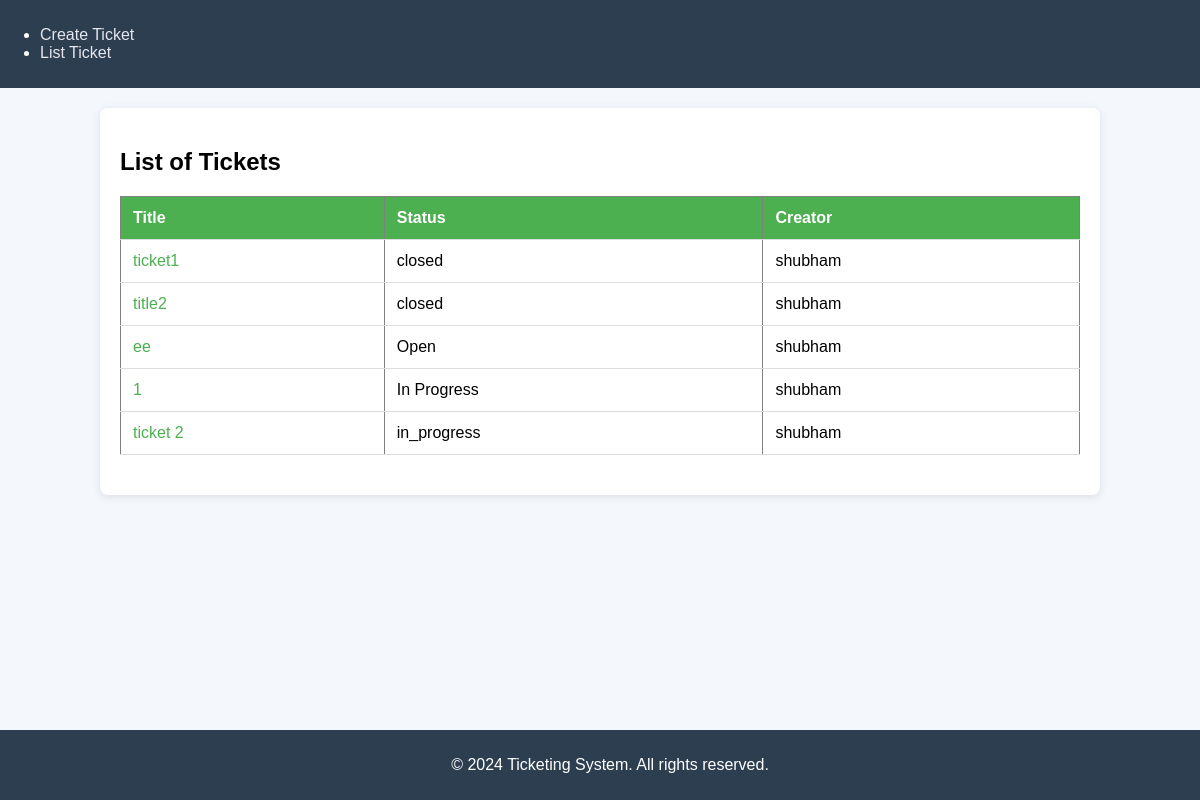
The app's page /tickets/list_ticket/, older data.
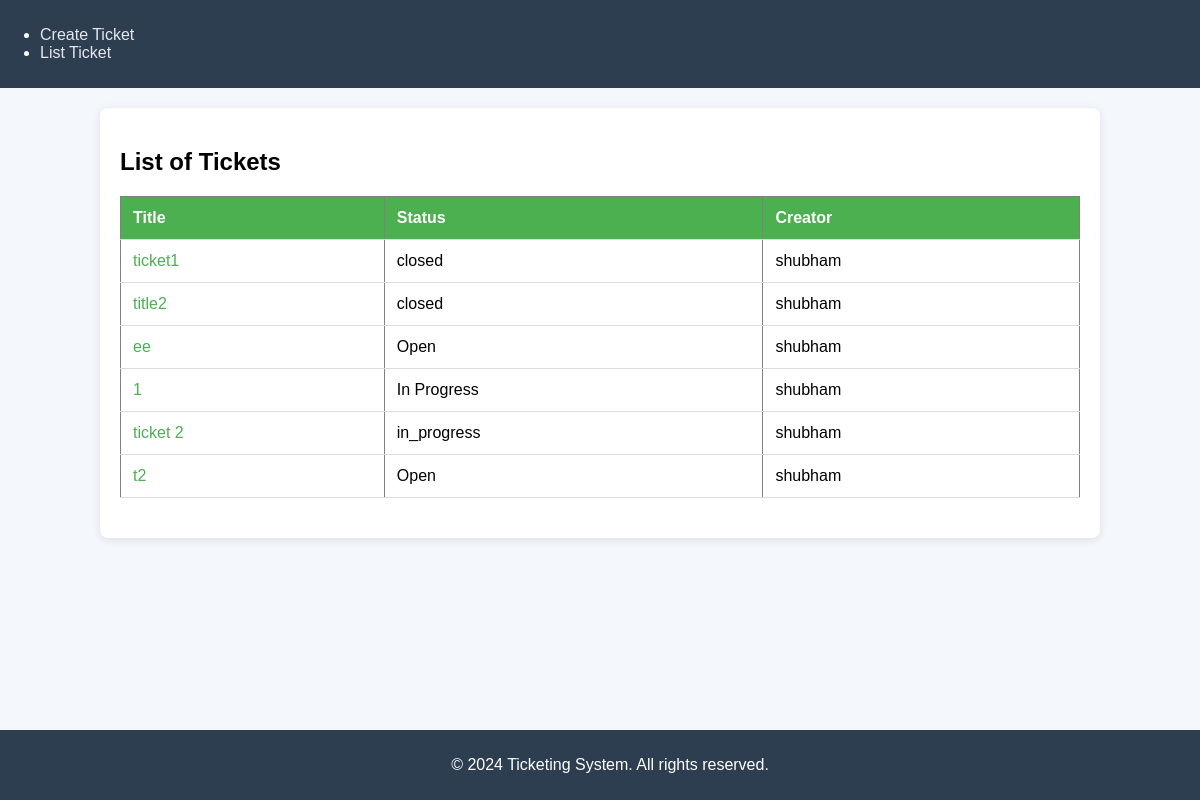
The same page, newer data.
### backend/models.py (models this page shows, shortened)
class Ticket(models.Model):
    OPEN = 'Open'
    IN_PROGRESS = 'In Progress'
    CLOSED = 'Closed'
    STATUS_CHOICES = [
        (OPEN, 'Open'),
        (IN_PROGRESS, 'In Progress'),
        (CLOSED, 'Closed'),
    ]
    title = models.CharField(max_length=255)
    description = models.TextField()
    Name_of_creator = models.ForeignKey(User, on_delete=models.CASCADE, related_name='created_tickets')
    assigned_engineer = models.ForeignKey(User, on_delete=models.SET_NULL, null=True, blank=True, related_name='assigned_tickets')
    status = models.CharField(max_length=50, choices=STATUS_CHOICES, default=OPEN)
    timestamp = models.DateTimeField(auto_now_add=True)

### backend/views.py (the view)
# urls.py: path("list_ticket/",views.list_ticket, name="list_ticket"),
def list_ticket(request):
    tickets = Ticket.objects.all()
    return render(request, 'tickets/list_ticket.html', {'tickets': tickets})

### backend/templates/tickets/list_ticket.html (shortened to what this page needs)
{% extends 'tickets/base.html' %}
{% block content %}
<h2>List of Tickets</h2>
<table border="1">
    <tr>
      <th>Title</th>
      <th>Status</th>
      <th>Creator</th>
    </tr>
    {% for ticket in tickets %}
    <tr>
      <td><a href="{% url 'ticket_detail' ticket.id %}">{{ ticket.title }}</a></td>
      <td>{{ ticket.status }}</td>
      <td>{{ ticket.Name_of_creator }}</td>
    </tr>
    {% endfor %}
</table>
{% endblock %}

Row changes from the older to the newer data that the page shows:
added Ticket: title "t2", status "Open", Name_of_creator "shubham"
